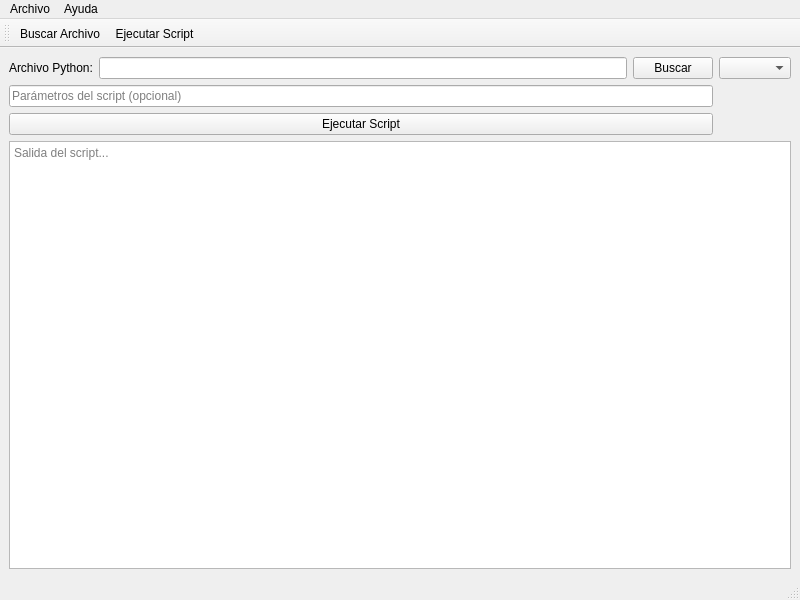
<?xml version="1.0" encoding="UTF-8"?>
<ui version="4.0">
 <class>MainWindow</class>
 <widget class="QMainWindow" name="MainWindow">
  <property name="geometry">
   <rect>
    <x>0</x>
    <y>0</y>
    <width>800</width>
    <height>600</height>
   </rect>
  </property>
  <property name="windowTitle">
   <string>PDI Executor - KN-TECH</string>
  </property>
  <widget class="QWidget" name="centralwidget">
   <layout class="QVBoxLayout" name="verticalLayout">
    <item>
     <layout class="QGridLayout" name="gridLayout">
      <item row="0" column="0">
       <widget class="QLabel" name="labelSelectFile">
        <property name="text">
         <string>Archivo Python:</string>
        </property>
       </widget>
      </item>
      <item row="0" column="1">
       <widget class="QLineEdit" name="fileLineEdit"/>
      </item>
      <item row="0" column="2">
       <widget class="QPushButton" name="browseButton">
        <property name="text">
         <string>Buscar</string>
        </property>
       </widget>
      </item>
      <item row="0" column="3">
       <widget class="QComboBox" name="pythonVersionComboBox">
        <property name="toolTip">
         <string>Seleccionar versión de Python</string>
        </property>
       </widget>
      </item>
      <item row="1" column="0" colspan="3">
       <widget class="QLineEdit" name="paramsLineEdit">
        <property name="placeholderText">
         <string>Parámetros del script (opcional)</string>
        </property>
       </widget>
      </item>
      <item row="2" column="0" colspan="3">
       <widget class="QPushButton" name="runButton">
        <property name="text">
         <string>Ejecutar Script</string>
        </property>
       </widget>
      </item>
     </layout>
    </item>
    <item>
     <widget class="QTextEdit" name="outputTextEdit">
      <property name="readOnly">
       <bool>true</bool>
      </property>
      <property name="placeholderText">
       <string>Salida del script...</string>
      </property>
     </widget>
    </item>
   </layout>
  </widget>
  <widget class="QMenuBar" name="menubar">
   <property name="geometry">
    <rect>
     <x>0</x>
     <y>0</y>
     <width>800</width>
     <height>23</height>
    </rect>
   </property>
   <widget class="QMenu" name="menuArchivo">
    <property name="title">
     <string>Archivo</string>
    </property>
    <addaction name="actionBuscar"/>
    <addaction name="actionEjecutar"/>
    <addaction name="actionSalir"/>
   </widget>
   <widget class="QMenu" name="menuAyuda">
    <property name="title">
     <string>Ayuda</string>
    </property>
    <addaction name="actionAcercaDe"/>
   </widget>
   <addaction name="menuArchivo"/>
   <addaction name="menuAyuda"/>
  </widget>
  <widget class="QToolBar" name="mainToolBar">
   <property name="windowTitle">
    <string>Herramientas</string>
   </property>
   <attribute name="toolBarArea">
    <enum>TopToolBarArea</enum>
   </attribute>
   <attribute name="toolBarBreak">
    <bool>false</bool>
   </attribute>
   <addaction name="actionBuscar"/>
   <addaction name="actionEjecutar"/>
  </widget>
  <widget class="QStatusBar" name="statusbar"/>
  <action name="actionBuscar">
   <property name="checkable">
    <bool>false</bool>
   </property>
   <property name="text">
    <string>Buscar Archivo</string>
   </property>
   <property name="shortcut">
    <string>Ctrl+O</string>
   </property>
   <property name="autoRepeat">
    <bool>false</bool>
   </property>
  </action>
  <action name="actionEjecutar">
   <property name="text">
    <string>Ejecutar Script</string>
   </property>
   <property name="shortcut">
    <string>Ctrl+R</string>
   </property>
   <property name="autoRepeat">
    <bool>false</bool>
   </property>
  </action>
  <action name="actionSalir">
   <property name="text">
    <string>Salir</string>
   </property>
   <property name="shortcut">
    <string>Ctrl+Q</string>
   </property>
  </action>
  <action name="actionAcercaDe">
   <property name="text">
    <string>Acerca de...</string>
   </property>
  </action>
 </widget>
 <resources/>
 <connections/>
</ui>
